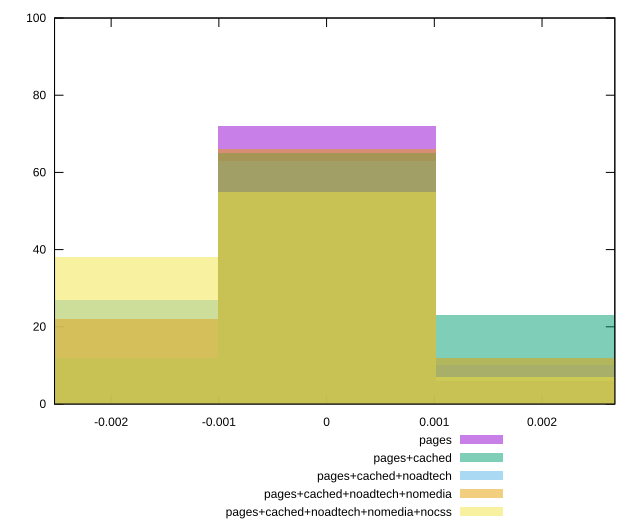

gnuplot code for this plot:
reset

$pages <<EOF
-0.0020244833773405543 22
0 72
0.0020244833773405543 6
EOF

$pagesCached <<EOF
-0.0020244833773405543 12
0 65
0.0020244833773405543 23
EOF

$pagesCachedNoadtech <<EOF
0 63
-0.0020244833773405543 27
0.0020244833773405543 10
EOF

$pagesCachedNoadtechNomedia <<EOF
-0.0020244833773405543 22
0 66
0.0020244833773405543 12
EOF

$pagesCachedNoadtechNomediaNocss <<EOF
0 55
-0.0020244833773405543 38
0.0020244833773405543 7
EOF

set key outside below
set boxwidth 0.0020244833773405543
set xrange [-0.0025254981369846174:0.002675728366212085]
set yrange [0:100]
set trange [0:100]
set style fill transparent solid 0.5 noborder
set terminal svg size 640, 530 enhanced background rgb 'white'
set output "report_00018_2021-02-10T15-25-16.877Z/meta/pScore-difference/comparison/histogram/all_raw.svg"

plot $pages title "pages" with boxes, \
     $pagesCached title "pages+cached" with boxes, \
     $pagesCachedNoadtech title "pages+cached+noadtech" with boxes, \
     $pagesCachedNoadtechNomedia title "pages+cached+noadtech+nomedia" with boxes, \
     $pagesCachedNoadtechNomediaNocss title "pages+cached+noadtech+nomedia+nocss" with boxes

reset
